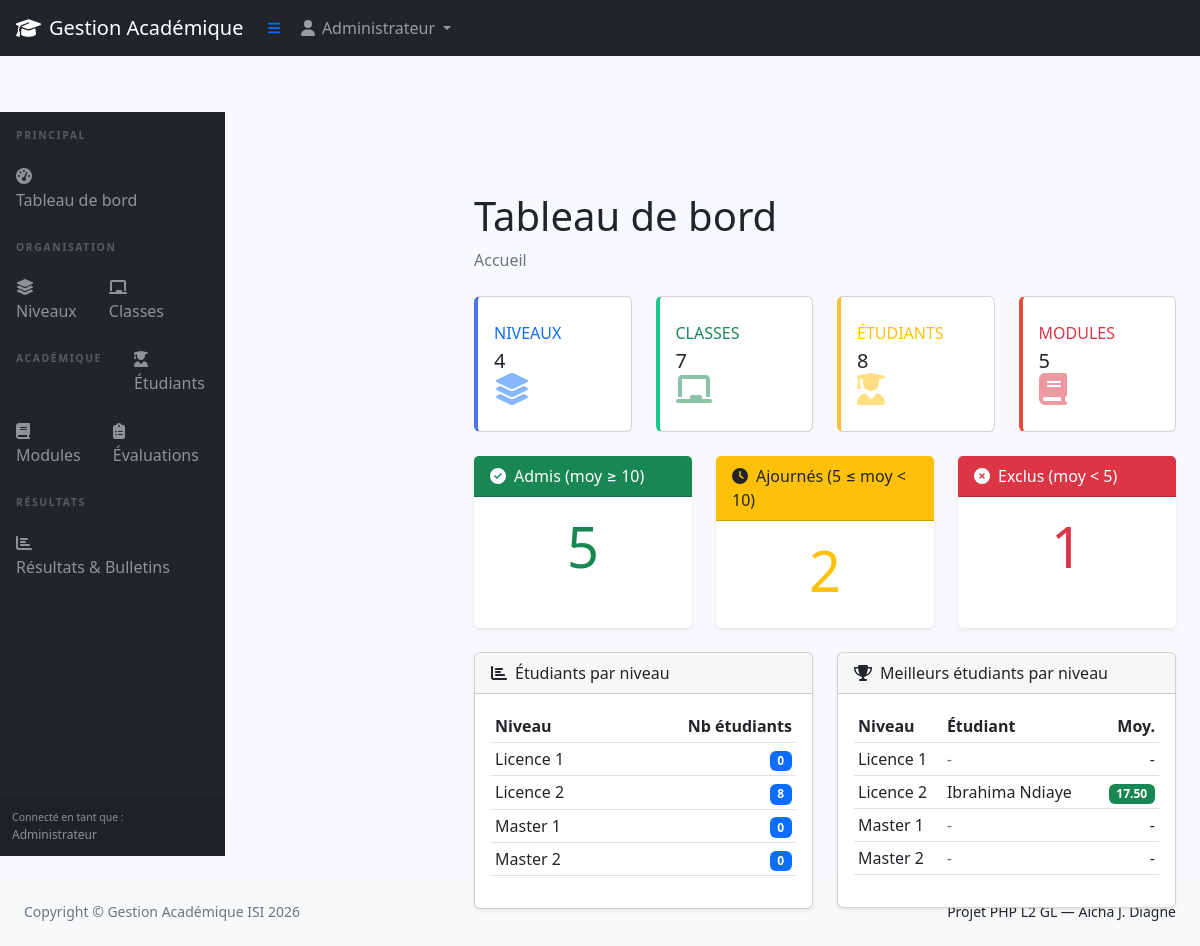
Page / (signed in) on the committed database.
### tables this page shows
CREATE TABLE IF NOT EXISTS niveaux (
    id INT AUTO_INCREMENT PRIMARY KEY,
    nom VARCHAR(50) NOT NULL UNIQUE,
    created_at TIMESTAMP DEFAULT CURRENT_TIMESTAMP
);

CREATE TABLE IF NOT EXISTS etudiants (
    id INT AUTO_INCREMENT PRIMARY KEY,
    matricule VARCHAR(20) NOT NULL UNIQUE,
    nom VARCHAR(100) NOT NULL,
    prenom VARCHAR(100) NOT NULL,
    email VARCHAR(150),
    classe_id INT NOT NULL,
    created_at TIMESTAMP DEFAULT CURRENT_TIMESTAMP,
    FOREIGN KEY (classe_id) REFERENCES classes(id) ON DELETE CASCADE
);

### traitements/requetes.php (called while the page is built, shortened)
<?php
function getAllNiveaux()
{
    $pdo = getConnexion();
    return $pdo->query("SELECT * FROM niveaux ORDER BY nom")->fetchAll();
}
function getAllEtudiants()
{
    $pdo = getConnexion();
    return $pdo->query("SELECT e.*, c.nom AS classe_nom, n.nom AS niveau_nom FROM etudiants e JOIN classes c ON e.classe_id = c.id JOIN niveaux n ON c.niveau_id = n.id ORDER BY e.nom")->fetchAll();
}
function calculerMoyenneEtudiant($etudiant_id)
{
    $pdo = getConnexion();
    $stmt = $pdo->prepare("SELECT AVG(note) FROM evaluations WHERE etudiant_id = ? AND type_eval IN ('devoir','examen')");
    $stmt->execute([$etudiant_id]);
    $moy = $stmt->fetchColumn();
    return $moy ? round($moy, 2) : 0;
}
function getMeilleurEtudiantNiveau($niveau_id)
{
    $pdo = getConnexion();
    $stmt = $pdo->prepare("
        SELECT e.*, c.nom AS classe_nom, AVG(ev.note) AS moyenne FROM etudiants e
        JOIN classes c ON e.classe_id = c.id
        JOIN evaluations ev ON e.id = ev.etudiant_id
        WHERE c.niveau_id = ? AND ev.type_eval IN ('devoir','examen')
        GROUP BY e.id
        ORDER BY moyenne DESC
        LIMIT 1
    ");
    $stmt->execute([$niveau_id]);
    return $stmt->fetch();
}
function getStatistiques()
{
    $pdo = getConnexion();
    $stats = [];
    $stats['nb_niveaux']  = $pdo->query("SELECT COUNT(*) FROM niveaux")->fetchColumn();
    $stats['nb_classes']  = $pdo->query("SELECT COUNT(*) FROM classes")->fetchColumn();
    $stats['nb_etudiants'] = $pdo->query("SELECT COUNT(*) FROM etudiants")->fetchColumn();
    $stats['nb_modules']  = $pdo->query("SELECT COUNT(*) FROM modules")->fetchColumn();
    $stats['nb_evals']    = $pdo->query("SELECT COUNT(*) FROM evaluations")->fetchColumn();
    $stmt = $pdo->query("SELECT n.nom, COUNT(e.id) AS nb FROM niveaux n LEFT JOIN classes c ON c.niveau_id=n.id LEFT JOIN etudiants e ON e.classe_id=c.id GROUP BY n.id ORDER BY n.nom");
    $stats['etudiants_par_niveau'] = $stmt->fetchAll();
    $all = getAllEtudiants();
    $admis = $ajournes = $exclus = 0;
    foreach ($all as $e) {
        $moy = calculerMoyenneEtudiant($e['id']);
        if ($moy >= 10) $admis++;
        elseif ($moy >= 5) $ajournes++;
        else $exclus++;
    }
    $stats['admis']    = $admis;
    $stats['ajournes'] = $ajournes;
    $stats['exclus']   = $exclus;
    return $stats;
}

### pages/dashboard.php (the view)
<?php
$stats = getStatistiques();
$niveaux = getAllNiveaux();
?>
<h1 class="mt-4">Tableau de bord</h1>
<ol class="breadcrumb mb-4">
    <li class="breadcrumb-item active">Accueil</li>
</ol>
<div class="row">
    <div class="col-xl-3 col-md-6 mb-4">
        <div class="card card-stat card-stat-primary h-100 py-2">
            <div class="card-body">
                <div class="row no-gutters align-items-center">
                    <div class="col mr-2">
                        <div class="text-xs font-weight-bold text-primary text-uppercase mb-1">Niveaux</div>
                        <div class="h5 mb-0 font-weight-bold text-gray-800"><?= $stats['nb_niveaux'] ?></div>
                    </div>
                    <div class="col-auto"><i class="fas fa-layer-group fa-2x text-primary opacity-50"></i></div>
                </div>
            </div>
        </div>
    </div>
    <div class="col-xl-3 col-md-6 mb-4">
        <div class="card card-stat card-stat-success h-100 py-2">
            <div class="card-body">
                <div class="row no-gutters align-items-center">
                    <div class="col mr-2">
                        <div class="text-xs font-weight-bold text-success text-uppercase mb-1">Classes</div>
                        <div class="h5 mb-0 font-weight-bold text-gray-800"><?= $stats['nb_classes'] ?></div>
                    </div>
                    <div class="col-auto"><i class="fas fa-chalkboard fa-2x text-success opacity-50"></i></div>
                </div>
            </div>
        </div>
    </div>
    <div class="col-xl-3 col-md-6 mb-4">
        <div class="card card-stat card-stat-warning h-100 py-2">
            <div class="card-body">
                <div class="row no-gutters align-items-center">
                    <div class="col mr-2">
                        <div class="text-xs font-weight-bold text-warning text-uppercase mb-1">Étudiants</div>
                        <div class="h5 mb-0 font-weight-bold text-gray-800"><?= $stats['nb_etudiants'] ?></div>
                    </div>
                    <div class="col-auto"><i class="fas fa-user-graduate fa-2x text-warning opacity-50"></i></div>
                </div>
            </div>
        </div>
    </div>
    <div class="col-xl-3 col-md-6 mb-4">
        <div class="card card-stat card-stat-danger h-100 py-2">
            <div class="card-body">
                <div class="row no-gutters align-items-center">
                    <div class="col mr-2">
                        <div class="text-xs font-weight-bold text-danger text-uppercase mb-1">Modules</div>
                        <div class="h5 mb-0 font-weight-bold text-gray-800"><?= $stats['nb_modules'] ?></div>
                    </div>
                    <div class="col-auto"><i class="fas fa-book fa-2x text-danger opacity-50"></i></div>
                </div>
            </div>
        </div>
    </div>
</div>
<div class="row mb-4">
    <div class="col-md-4">
        <div class="card border-0 shadow-sm h-100">
            <div class="card-header bg-success text-white"><i class="fas fa-check-circle me-2"></i>Admis (moy ≥ 10)</div>
            <div class="card-body text-center"><h2 class="display-4 text-success"><?= $stats['admis'] ?></h2></div>
        </div>
    </div>
    <div class="col-md-4">
        <div class="card border-0 shadow-sm h-100">
            <div class="card-header bg-warning text-dark"><i class="fas fa-clock me-2"></i>Ajournés (5 ≤ moy < 10)</div>
            <div class="card-body text-center"><h2 class="display-4 text-warning"><?= $stats['ajournes'] ?></h2></div>
        </div>
    </div>
    <div class="col-md-4">
        <div class="card border-0 shadow-sm h-100">
            <div class="card-header bg-danger text-white"><i class="fas fa-times-circle me-2"></i>Exclus (moy < 5)</div>
            <div class="card-body text-center"><h2 class="display-4 text-danger"><?= $stats['exclus'] ?></h2></div>
        </div>
    </div>
</div>
<div class="row">
    <div class="col-md-6 mb-4">
        <div class="card shadow-sm">
            <div class="card-header"><i class="fas fa-chart-bar me-2"></i>Étudiants par niveau</div>
            <div class="card-body">
                <table class="table table-sm">
                    <thead><tr><th>Niveau</th><th class="text-end">Nb étudiants</th></tr></thead>
                    <tbody>
                        <?php foreach ($stats['etudiants_par_niveau'] as $row): ?>
                        <tr>
                            <td><?= htmlspecialchars($row['nom']) ?></td>
                            <td class="text-end"><span class="badge bg-primary"><?= $row['nb'] ?></span></td>
                        </tr>
                        <?php endforeach; ?>
                    </tbody>
                </table>
            </div>
        </div>
    </div>
    <div class="col-md-6 mb-4">
        <div class="card shadow-sm">
            <div class="card-header"><i class="fas fa-trophy me-2"></i>Meilleurs étudiants par niveau</div>
            <div class="card-body">
                <table class="table table-sm">
                    <thead><tr><th>Niveau</th><th>Étudiant</th><th class="text-end">Moy.</th></tr></thead>
                    <tbody>
                        <?php foreach ($niveaux as $n):
                            $meilleur = getMeilleurEtudiantNiveau($n['id']);
                        ?>
                        <tr>
                            <td><?= htmlspecialchars($n['nom']) ?></td>
                            <td><?= $meilleur ? htmlspecialchars($meilleur['prenom'].' '.$meilleur['nom']) : '<em class="text-muted">-</em>' ?></td>
                            <td class="text-end"><?= $meilleur ? '<span class="badge bg-success">'.number_format($meilleur['moyenne'],2).'</span>' : '-' ?></td>
                        </tr>
                        <?php endforeach; ?>
                    </tbody>
                </table>
            </div>
        </div>
    </div>
</div>

### public/css/styles.css (style rules this page uses)
body { background-color: #f8f9fc; }

### includes/header.php (style rules this page uses)
.card-stat { border-left: 4px solid; }
.card-stat-primary { border-left-color: #4e73df; }
.card-stat-success { border-left-color: #1cc88a; }
.card-stat-warning { border-left-color: #f6c23e; }
.card-stat-danger { border-left-color: #e74a3b; }

### rows in the picture
niveaux: nom "Licence 1"
niveaux: nom "Licence 2", etudiants.prenom+nom "Ibrahima Ndiaye", moyenne "17.50"
niveaux: nom "Master 1"
niveaux: nom "Master 2"

### other values in the picture
$_SESSION['user']['nom'] "Administrateur"
$stats['nb_niveaux'] "4"
$stats['nb_classes'] "7"
$stats['nb_etudiants'] "8"
$stats['nb_modules'] "5"
$stats['admis'] "5"
$stats['ajournes'] "2"
$stats['exclus'] "1"
$row['nom'] "Licence 1"
$row['nb'] "0"
$row['nom'] "Licence 2"
$row['nb'] "8"
$row['nom'] "Master 1"
$row['nom'] "Master 2"
